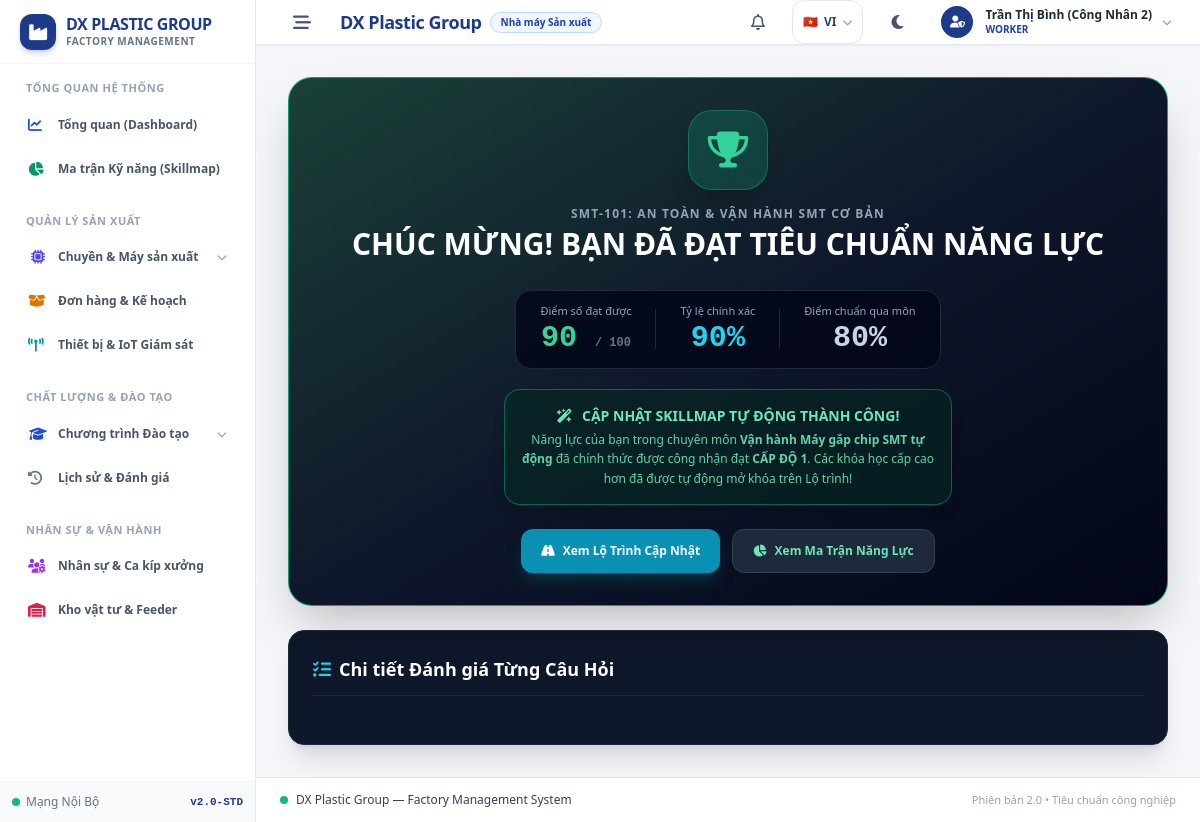
Page /exam_result.php?attempt_id=100 (signed in) on the committed database.
### tables this page shows
CREATE TABLE exam_attempts (
    id BIGINT UNSIGNED AUTO_INCREMENT PRIMARY KEY,
    user_id BIGINT UNSIGNED NOT NULL,
    exam_id BIGINT UNSIGNED NOT NULL,
    attempt_number INT DEFAULT 1,
    start_time DATETIME NOT NULL,
    end_time DATETIME NULL,
    score_obtained DECIMAL(5,2) DEFAULT 0.00,
    passed BOOLEAN DEFAULT FALSE,
    status ENUM('IN_PROGRESS', 'PENDING_EVALUATION', 'COMPLETED') DEFAULT 'IN_PROGRESS',
    graded_by BIGINT UNSIGNED NULL,
    trainer_feedback TEXT NULL,
    created_at TIMESTAMP DEFAULT CURRENT_TIMESTAMP,
    FOREIGN KEY (user_id) REFERENCES users(id) ON DELETE CASCADE,
    FOREIGN KEY (exam_id) REFERENCES exams(id) ON DELETE CASCADE,
    FOREIGN KEY (graded_by) REFERENCES users(id) ON DELETE SET NULL
);

CREATE TABLE courses (
    id BIGINT UNSIGNED AUTO_INCREMENT PRIMARY KEY,
    skill_id BIGINT UNSIGNED NOT NULL,
    title VARCHAR(255) NOT NULL,
    level TINYINT UNSIGNED NOT NULL COMMENT '1: Cơ bản, 2: Nâng cao, 3: Chuyên gia',
    prerequisite_course_id BIGINT UNSIGNED NULL,
    min_pass_score DECIMAL(5,2) DEFAULT 80.00,
    description TEXT,
    is_published BOOLEAN DEFAULT TRUE,
    created_at TIMESTAMP DEFAULT CURRENT_TIMESTAMP,
    FOREIGN KEY (skill_id) REFERENCES skills(id) ON DELETE CASCADE,
    FOREIGN KEY (prerequisite_course_id) REFERENCES courses(id) ON DELETE SET NULL
);

CREATE TABLE exams (
    id BIGINT UNSIGNED AUTO_INCREMENT PRIMARY KEY,
    course_id BIGINT UNSIGNED NOT NULL,
    title VARCHAR(255) NOT NULL,
    duration_minutes INT DEFAULT 20,
    total_score DECIMAL(5,2) DEFAULT 100.00,
    max_attempts INT DEFAULT 5,
    is_active BOOLEAN DEFAULT TRUE,
    created_at TIMESTAMP DEFAULT CURRENT_TIMESTAMP,
    FOREIGN KEY (course_id) REFERENCES courses(id) ON DELETE CASCADE
);

CREATE TABLE skills (
    id BIGINT UNSIGNED AUTO_INCREMENT PRIMARY KEY,
    code VARCHAR(50) NOT NULL UNIQUE,
    name VARCHAR(150) NOT NULL,
    description TEXT,
    created_at TIMESTAMP DEFAULT CURRENT_TIMESTAMP
);

### exam_result.php (the view, shortened to what this page needs)
<?php
$currentUser = getAuthUser();
$attemptId = (int)($_GET['attempt_id'] ?? 0);
$db = getDB();
$stmtAtt = $db->prepare('
    SELECT ea.*, e.title AS exam_title, e.total_score AS exam_total_score,
           c.id AS course_id, c.title AS course_title, c.level AS course_level, c.min_pass_score,
           s.name AS skill_name
    FROM exam_attempts ea
    JOIN exams e ON e.id = ea.exam_id
    JOIN courses c ON c.id = e.course_id
    JOIN skills s ON s.id = c.skill_id
    WHERE ea.id = :id AND ea.user_id = :uid
    LIMIT 1
');
$stmtAtt->execute(['id' => $attemptId, 'uid' => $currentUser['id']]);
$attempt = $stmtAtt->fetch();
$passPercentage = ($attempt['exam_total_score'] > 0) ? (($attempt['score_obtained'] / $attempt['exam_total_score']) * 100) : 0;
$isPassed = (bool)$attempt['passed'];
$isPending = ($attempt['status'] === 'PENDING_EVALUATION');
require_once __DIR__ . '/includes/header.php';
?>
<div class="max-w-4xl mx-auto space-y-6">
    <div class="rounded-3xl p-6 sm:p-8 text-center border shadow-2xl relative overflow-hidden
        <?= $isPending
            ? 'bg-gradient-to-br from-amber-950/80 via-slate-900 to-slate-950 border-amber-600/80'
            : ($isPassed
                ? 'bg-gradient-to-br from-emerald-950/90 via-slate-900 to-slate-950 border-emerald-500/80'
                : 'bg-gradient-to-br from-rose-950/80 via-slate-900 to-slate-950 border-rose-600/80') ?>">
        <div class="inline-flex items-center justify-center w-20 h-20 rounded-3xl mb-4 shadow-xl
            <?= $isPending ? 'bg-amber-500/20 text-amber-400 border border-amber-500/40' : ($isPassed ? 'bg-emerald-500/20 text-emerald-400 border border-emerald-500/40 animate-bounce' : 'bg-rose-500/20 text-rose-400 border border-rose-500/40') ?>">
            <?php if ($isPending): ?>
                <i class="fa-solid fa-hourglass-half text-3xl"></i>
            <?php elseif ($isPassed): ?>
                <i class="fa-solid fa-trophy text-4xl"></i>
            <?php else: ?>
                <i class="fa-solid fa-circle-xmark text-4xl"></i>
            <?php endif; ?>
        </div>
        <p class="text-xs uppercase font-bold tracking-widest text-slate-400 mb-1">
            <?= htmlspecialchars($attempt['course_title']) ?>
        </p>
        <h1 class="text-2xl sm:text-3xl font-black text-white mb-2">
            <?php if ($isPending): ?>
                BÀI THI ĐANG CHỜ GIẢNG VIÊN CHẤM ĐIỂM TỰ LUẬN
            <?php elseif ($isPassed): ?>
                CHÚC MỪNG! BẠN ĐÃ ĐẠT TIÊU CHUẨN NĂNG LỰC
            <?php else: ?>
                CHƯA ĐẠT TIÊU CHUẨN TỐI THIỂU
            <?php endif; ?>
        </h1>
        <div class="inline-flex items-center justify-center gap-6 my-5 px-6 py-3 rounded-2xl bg-slate-950/80 border border-slate-800">
            <div>
                <p class="text-[11px] text-slate-400">Điểm số đạt được</p>
                <p class="text-2xl sm:text-3xl font-black font-mono <?= $isPassed ? 'text-emerald-400' : 'text-rose-400' ?>">
                    <?= round($attempt['score_obtained'], 1) ?> <span class="text-xs text-slate-500">/ <?= round($attempt['exam_total_score'], 0) ?></span>
                </p>
            </div>
            <div>
                <p class="text-[11px] text-slate-400">Tỷ lệ chính xác</p>
                <p class="text-2xl sm:text-3xl font-black font-mono text-cyan-400">
                    <?= round($passPercentage, 1) ?>%
                </p>
            </div>
            <div>
                <p class="text-[11px] text-slate-400">Điểm chuẩn qua môn</p>
                <p class="text-2xl sm:text-3xl font-black font-mono text-slate-300">
                    <?= (float)$attempt['min_pass_score'] ?>%
                </p>
            </div>
        </div>
        <?php if ($isPassed): ?>
        <div class="max-w-md mx-auto mb-6 p-4 rounded-2xl bg-emerald-950/50 border border-emerald-600/60 text-emerald-300 text-xs text-center shadow-lg">
            <p class="font-bold text-sm mb-1"><i class="fa-solid fa-wand-magic-sparkles mr-1.5"></i> CẬP NHẬT SKILLMAP TỰ ĐỘNG THÀNH CÔNG!</p>
            <p class="text-emerald-300/90 leading-relaxed">
                Năng lực của bạn trong chuyên môn <strong><?= htmlspecialchars($attempt['skill_name']) ?></strong> đã chính thức được công nhận đạt <strong>CẤP ĐỘ <?= $attempt['course_level'] ?></strong>. Các khóa học cấp cao hơn đã được tự động mở khóa trên Lộ trình!
            </p>
        </div>
        <?php endif; ?>
        <div class="flex items-center justify-center gap-3 flex-wrap">
            <a href="index.php" class="touch-tap px-5 py-3 bg-cyan-600 hover:bg-cyan-500 text-white rounded-xl text-xs font-bold transition flex items-center space-x-2 shadow-lg shadow-cyan-950">
                <i class="fa-solid fa-road"></i>
                <span>Xem Lộ Trình Cập Nhật</span>
            </a>
            <a href="skillmap.php" class="touch-tap px-5 py-3 bg-slate-800 hover:bg-slate-700 text-emerald-300 rounded-xl text-xs font-bold transition flex items-center space-x-2 border border-slate-700">
                <i class="fa-solid fa-chart-pie"></i>
                <span>Xem Ma Trận Năng Lực</span>
            </a>
        </div>
    </div>
    <div class="bg-slate-900 border border-slate-800 rounded-2xl p-6 shadow-xl">
        <h2 class="text-lg font-bold text-white mb-6 flex items-center space-x-2 pb-3 border-b border-slate-800">
            <i class="fa-solid fa-list-check text-cyan-400"></i>
            <span>Chi tiết Đánh giá Từng Câu Hỏi</span>
        </h2>
    </div>
</div>
<?php require_once __DIR__ . '/includes/footer.php'; ?>

### includes/header.php (style rules this page uses)
body { background-color: #F4F6F9; }
button, a, input, select { touch-action: manipulation; }
.touch-tap { min-height: 44px; min-width: 44px; }

### rows in the picture
exam_attempts: courses.title "SMT-101: AN TOÀN & VẬN HÀNH SMT CƠ BẢN", score_obtained "90", exam.total_score "100", passPercentage "90", courses.min_pass_score "80", skills.name "Vận hành Máy gắp chip SMT tự động", courses.level "1"

### other values in the picture
$currentLang "VI"
$currentUser['full_name'] "Trần Thị Bình (Công Nhân 2)"
$currentUser['role'] "WORKER"
